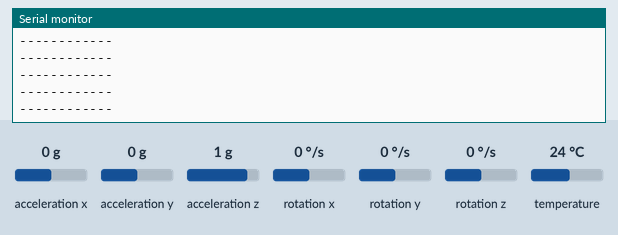
Bench run of a sketch on a simulated Arduino Leonardo, built with avr-gcc and run on an emulated ATmega32U4. Parts: the last lines printed to the serial monitor. The inputs (shaded band) are chosen by the test bench; at power-on: acceleration x 0 g, acceleration y 0 g, acceleration z 1 g, rotation x 0 °/s, rotation y 0 °/s, rotation z 0 °/s, temperature 24 °C.

Above: at 1.3 s.
1.4 s: acceleration x set to -1.4 g
At 1.69 s:
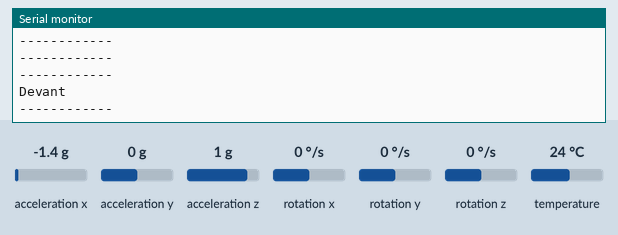
3.2 s: acceleration y set to -1.4 g
At 3.52 s:
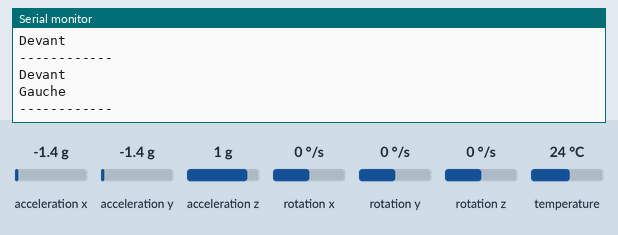
5.0 s: acceleration x set to 0.8 g
At 5.36 s:
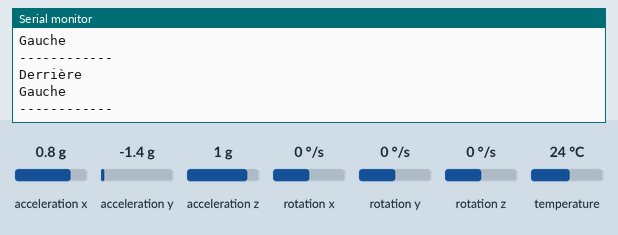
6.9 s: acceleration y set to 0.8 g
At 7.19 s:
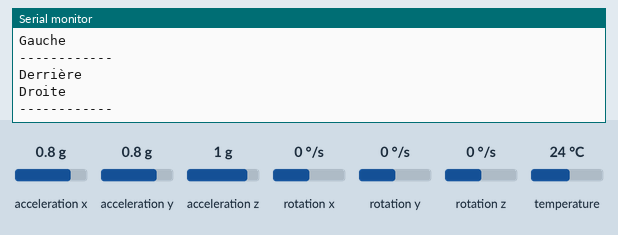

Measured:
- after the input at 1.4 s, the serial monitor: prints a new line after 0.14 s (image 1)
- after the input at 3.2 s, the serial monitor: prints a new line after 0.16 s (image 2)
- after the input at 5.0 s, the serial monitor: prints a new line after 0.20 s (image 3)
- after the input at 6.9 s, the serial monitor: prints a new line after 0.13 s (image 4)

The sketch:

Acc_l_rom_treV2.ino
```cpp
// Basic demo for accelerometer readings from Adafruit MPU6050

// ESP32 Guide: https://RandomNerdTutorials.com/esp32-mpu-6050-accelerometer-gyroscope-arduino/
// ESP8266 Guide: https://RandomNerdTutorials.com/esp8266-nodemcu-mpu-6050-accelerometer-gyroscope-arduino/
// Arduino Guide: https://RandomNerdTutorials.com/arduino-mpu-6050-accelerometer-gyroscope/

#include <Adafruit_MPU6050.h>
#include <Adafruit_Sensor.h>
#include <Wire.h>
#include<SoftwareSerial.h>
#define RX 10
#define TX 11
SoftwareSerial BlueT(RX,TX);


Adafruit_MPU6050 mpu;

void setup(void) {
  Serial.begin(9600);
  BlueT.begin(38400);
  while (!Serial)
    delay(10); // will pause Zero, Leonardo, etc until serial console opens

  Serial.println("Adafruit MPU6050 test!");

  // Try to initialize!
  if (!mpu.begin()) {
    Serial.println("Failed to find MPU6050 chip");
    while (1) {
      delay(10);
    }
  }
  Serial.println("MPU6050 Found!");

  mpu.setAccelerometerRange(MPU6050_RANGE_8_G);
  Serial.print("Accelerometer range set to: ");
  switch (mpu.getAccelerometerRange()) {
  case MPU6050_RANGE_2_G:
    Serial.println("+-2G");
    break;
  case MPU6050_RANGE_4_G:
    Serial.println("+-4G");
    break;
  case MPU6050_RANGE_8_G:
    Serial.println("+-8G");
    break;
  case MPU6050_RANGE_16_G:
    Serial.println("+-16G");
    break;
  }
  mpu.setGyroRange(MPU6050_RANGE_500_DEG);
  Serial.print("Gyro range set to: ");
  switch (mpu.getGyroRange()) {
  case MPU6050_RANGE_250_DEG:
    Serial.println("+- 250 deg/s");
    break;
  case MPU6050_RANGE_500_DEG:
    Serial.println("+- 500 deg/s");
    break;
  case MPU6050_RANGE_1000_DEG:
    Serial.println("+- 1000 deg/s");
    break;
  case MPU6050_RANGE_2000_DEG:
    Serial.println("+- 2000 deg/s");
    break;
  }

  mpu.setFilterBandwidth(MPU6050_BAND_5_HZ);
  Serial.print("Filter bandwidth set to: ");
  switch (mpu.getFilterBandwidth()) {
  case MPU6050_BAND_260_HZ:
    Serial.println("260 Hz");
    break;
  case MPU6050_BAND_184_HZ:
    Serial.println("184 Hz");
    break;
  case MPU6050_BAND_94_HZ:
    Serial.println("94 Hz");
    break;
  case MPU6050_BAND_44_HZ:
    Serial.println("44 Hz");
    break;
  case MPU6050_BAND_21_HZ:
    Serial.println("21 Hz");
    break;
  case MPU6050_BAND_10_HZ:
    Serial.println("10 Hz");
    break;
  case MPU6050_BAND_5_HZ:
    Serial.println("5 Hz");
    break;
  }

  Serial.println("");
  delay(100);
}

void loop() {
  /* Get new sensor events with the readings */
  sensors_event_t a, g, temp;
  mpu.getEvent(&a, &g, &temp);

  /* Print out the values */
  /*Serial.print("Acceleration X: ");
  Serial.print(a.acceleration.x);
  Serial.print(", Y: ");
  Serial.print(a.acceleration.y);
  Serial.print(", Z: ");
  Serial.print(a.acceleration.z);
  Serial.println(" m/s^2");

  Serial.print("Rotation X: ");
  Serial.print(g.gyro.x);
  Serial.print(", Y: ");
  Serial.print(g.gyro.y);
  Serial.print(", Z: ");
  Serial.print(g.gyro.z);
  Serial.println(" rad/s");

  Serial.print("Temperature: ");
  Serial.print(temp.temperature);
  Serial.println(" degC");

  Serial.println("");
  delay(500);*/

  if ((a.acceleration.x) <= -2){
    Serial.println("Devant");
    BlueT.write("Z");
  }
  if ((a.acceleration.x) >= 2){
    Serial.println("Derrière");
    BlueT.write("S");
  }
  if ((a.acceleration.y) <= -2){
    Serial.println("Gauche");
    BlueT.write("Q");
  }
  if ((a.acceleration.y) >= 2){
    Serial.println("Droite");
    BlueT.write("D");
  }
  Serial.println("------------");
  delay(200);


}
```
